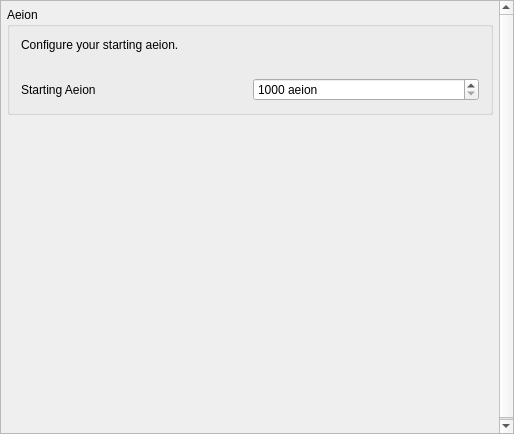
<?xml version="1.0" encoding="UTF-8"?>
<ui version="4.0">
 <class>PresetMSRAeion</class>
 <widget class="QMainWindow" name="PresetMSRAeion">
  <property name="geometry">
   <rect>
    <x>0</x>
    <y>0</y>
    <width>514</width>
    <height>434</height>
   </rect>
  </property>
  <property name="windowTitle">
   <string>Energy</string>
  </property>
  <widget class="QWidget" name="centralWidget">
   <property name="maximumSize">
    <size>
     <width>16777215</width>
     <height>16777215</height>
    </size>
   </property>
   <layout class="QVBoxLayout" name="main_layout">
    <property name="leftMargin">
     <number>0</number>
    </property>
    <property name="topMargin">
     <number>0</number>
    </property>
    <property name="rightMargin">
     <number>0</number>
    </property>
    <property name="bottomMargin">
     <number>0</number>
    </property>
    <item>
     <widget class="QScrollArea" name="scroll_area">
      <property name="widgetResizable">
       <bool>true</bool>
      </property>
      <widget class="QWidget" name="scroll_area_contents">
       <property name="geometry">
        <rect>
         <x>0</x>
         <y>0</y>
         <width>493</width>
         <height>456</height>
        </rect>
       </property>
       <property name="sizePolicy">
        <sizepolicy hsizetype="Ignored" vsizetype="Preferred">
         <horstretch>0</horstretch>
         <verstretch>0</verstretch>
        </sizepolicy>
       </property>
       <layout class="QVBoxLayout" name="scroll_area_layout">
        <property name="spacing">
         <number>6</number>
        </property>
        <property name="leftMargin">
         <number>6</number>
        </property>
        <property name="topMargin">
         <number>6</number>
        </property>
        <property name="rightMargin">
         <number>6</number>
        </property>
        <property name="bottomMargin">
         <number>6</number>
        </property>
        <item>
         <widget class="QGroupBox" name="groupBox">
          <property name="title">
           <string>Aeion</string>
          </property>
          <layout class="QGridLayout" name="gridLayout">
           <item row="0" column="0">
            <widget class="QLabel" name="aeion_capacity_description">
             <property name="text">
              <string>&lt;html&gt;&lt;head/&gt;&lt;body&gt;&lt;p&gt;Configure your starting aeion.&lt;/p&gt;&lt;/body&gt;&lt;/html&gt;</string>
             </property>
             <property name="wordWrap">
              <bool>true</bool>
             </property>
            </widget>
           </item>
           <item row="4" column="0">
            <widget class="QLabel" name="aeion_capacity_label">
             <property name="text">
              <string>Starting Aeion</string>
             </property>
            </widget>
           </item>
           <item row="4" column="1">
            <widget class="QSpinBox" name="aeion_capacity_spin_box">
             <property name="suffix">
              <string> aeion</string>
             </property>
             <property name="minimum">
              <number>1000</number>
             </property>
             <property name="maximum">
              <number>2200</number>
             </property>
             <property name="singleStep">
              <number>10</number>
             </property>
            </widget>
           </item>
           <item row="1" column="0" colspan="2">
            <spacer name="aeion_capacity_spacer">
             <property name="orientation">
              <enum>Qt::Horizontal</enum>
             </property>
             <property name="sizeHint" stdset="0">
              <size>
               <width>40</width>
               <height>20</height>
              </size>
             </property>
            </spacer>
           </item>
          </layout>
         </widget>
        </item>
        <item>
         <spacer name="aeion_tank_spacer">
          <property name="orientation">
           <enum>Qt::Vertical</enum>
          </property>
          <property name="sizeHint" stdset="0">
           <size>
            <width>17</width>
            <height>314</height>
           </size>
          </property>
         </spacer>
        </item>
       </layout>
      </widget>
     </widget>
    </item>
   </layout>
  </widget>
 </widget>
 <layoutdefault spacing="6" margin="11"/>
 <resources/>
 <connections/>
</ui>
